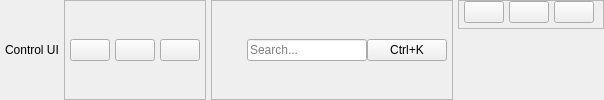
        <widget class="QWidget" name="header" native="true">
         <layout class="QHBoxLayout" name="horizontalLayout_7">
          <property name="spacing">
           <number>5</number>
          </property>
          <property name="leftMargin">
           <number>5</number>
          </property>
          <property name="topMargin">
           <number>0</number>
          </property>
          <property name="rightMargin">
           <number>0</number>
          </property>
          <property name="bottomMargin">
           <number>0</number>
          </property>
          <item>
           <widget class="QLabel" name="titleTxt">
            <property name="text">
             <string>Control UI</string>
            </property>
           </widget>
          </item>
          <item alignment="Qt::AlignHCenter">
           <widget class="QFrame" name="frame_3">
            <property name="frameShape">
             <enum>QFrame::StyledPanel</enum>
            </property>
            <property name="frameShadow">
             <enum>QFrame::Raised</enum>
            </property>
            <layout class="QHBoxLayout" name="horizontalLayout_6">
             <property name="spacing">
              <number>5</number>
             </property>
             <property name="leftMargin">
              <number>5</number>
             </property>
             <property name="topMargin">
              <number>5</number>
             </property>
             <property name="rightMargin">
              <number>5</number>
             </property>
             <property name="bottomMargin">
              <number>5</number>
             </property>
             <item>
              <widget class="QPushButton" name="notificationBtn">
               <property name="text">
                <string />
               </property>
               <property name="icon">
                <iconset resource="../Qss/icons/_icons.qrc">
                 <normaloff>:/material_design/icons/material_design/notifications.png</normaloff>:/material_design/icons/material_design/notifications.png</iconset>
               </property>
              </widget>
             </item>
             <item>
              <widget class="QPushButton" name="moreBtn">
               <property name="text">
                <string />
               </property>
               <property name="icon">
                <iconset resource="../Qss/icons/_icons.qrc">
                 <normaloff>:/material_design/icons/material_design/more_horiz.png</normaloff>:/material_design/icons/material_design/more_horiz.png</iconset>
               </property>
              </widget>
             </item>
             <item>
              <widget class="QPushButton" name="profileBtn">
               <property name="text">
                <string />
               </property>
               <property name="icon">
                <iconset resource="../Qss/icons/_icons.qrc">
                 <normaloff>:/font_awesome_solid/icons/font_awesome/solid/circle-user.png</normaloff>:/font_awesome_solid/icons/font_awesome/solid/circle-user.png</iconset>
               </property>
              </widget>
             </item>
            </layout>
           </widget>
          </item>
          <item>
           <widget class="QFrame" name="searchCont">
            <property name="maximumSize">
             <size>
              <width>294</width>
              <height>16777215</height>
             </size>
            </property>
            <property name="frameShape">
             <enum>QFrame::StyledPanel</enum>
            </property>
            <property name="frameShadow">
             <enum>QFrame::Raised</enum>
            </property>
            <layout class="QHBoxLayout" name="horizontalLayout_8">
             <property name="spacing">
              <number>0</number>
             </property>
             <property name="leftMargin">
              <number>5</number>
             </property>
             <property name="topMargin">
              <number>5</number>
             </property>
             <property name="rightMargin">
              <number>5</number>
             </property>
             <property name="bottomMargin">
              <number>5</number>
             </property>
             <item>
              <widget class="QLabel" name="label_9">
               <property name="minimumSize">
                <size>
                 <width>30</width>
                 <height>30</height>
                </size>
               </property>
               <property name="maximumSize">
                <size>
                 <width>30</width>
                 <height>30</height>
                </size>
               </property>
               <property name="text">
                <string />
               </property>
               <property name="pixmap">
                <pixmap resource="../Qss/icons/_icons.qrc">:/feather/icons/feather/search.png</pixmap>
               </property>
               <property name="scaledContents">
                <bool>true</bool>
               </property>
              </widget>
             </item>
             <item>
              <widget class="QLineEdit" name="searchInp">
               <property name="minimumSize">
                <size>
                 <width>120</width>
                 <height>0</height>
                </size>
               </property>
               <property name="placeholderText">
                <string>Search...</string>
               </property>
              </widget>
             </item>
             <item>
              <widget class="QPushButton" name="searchBtn">
               <property name="text">
                <string>Ctrl+K</string>
               </property>
              </widget>
             </item>
            </layout>
           </widget>
          </item>
          <item alignment="Qt::AlignRight|Qt::AlignTop">
           <widget class="QFrame" name="frame_4">
            <property name="frameShape">
             <enum>QFrame::StyledPanel</enum>
            </property>
            <property name="frameShadow">
             <enum>QFrame::Raised</enum>
            </property>
            <layout class="QHBoxLayout" name="horizontalLayout_9">
             <property name="spacing">
              <number>5</number>
             </property>
             <property name="leftMargin">
              <number>5</number>
             </property>
             <property name="topMargin">
              <number>0</number>
             </property>
             <property name="bottomMargin">
              <number>5</number>
             </property>
             <item>
              <widget class="QPushButton" name="minimizeBtn">
               <property name="text">
                <string />
               </property>
               <property name="icon">
                <iconset resource="../Qss/icons/_icons.qrc">
                 <normaloff>:/feather/icons/feather/minus.png</normaloff>:/feather/icons/feather/minus.png</iconset>
               </property>
              </widget>
             </item>
             <item>
              <widget class="QPushButton" name="restoreBtn">
               <property name="text">
                <string />
               </property>
               <property name="icon">
                <iconset resource="../Qss/icons/_icons.qrc">
                 <normaloff>:/feather/icons/feather/square.png</normaloff>:/feather/icons/feather/square.png</iconset>
               </property>
              </widget>
             </item>
             <item>
              <widget class="QPushButton" name="closeBtn">
               <property name="text">
                <string />
               </property>
               <property name="icon">
                <iconset resource="../Qss/icons/_icons.qrc">
                 <normaloff>:/feather/icons/feather/window_close.png</normaloff>:/feather/icons/feather/window_close.png</iconset>
               </property>
              </widget>
             </item>
            </layout>
           </widget>
          </item>
         </layout>
        </widget>
